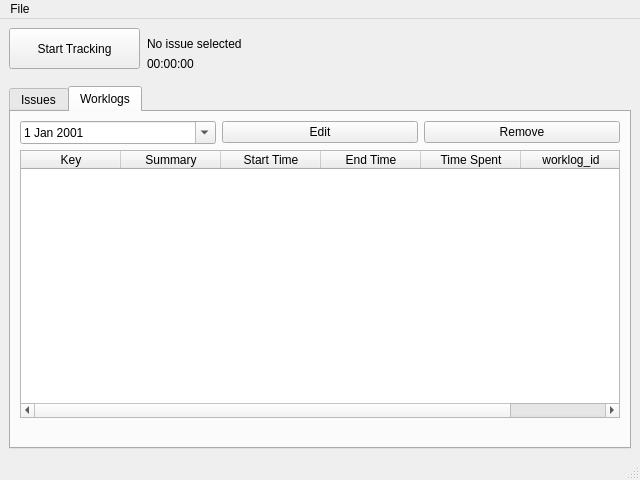
<?xml version="1.0" encoding="UTF-8"?>
<ui version="4.0">
 <class>MainWindow</class>
 <widget class="QMainWindow" name="MainWindow">
  <property name="geometry">
   <rect>
    <x>0</x>
    <y>0</y>
    <width>640</width>
    <height>480</height>
   </rect>
  </property>
  <property name="minimumSize">
   <size>
    <width>640</width>
    <height>480</height>
   </size>
  </property>
  <property name="windowTitle">
   <string>Jira Time Tracker</string>
  </property>
  <property name="windowIcon">
   <iconset resource="pyjtt_icons.qrc">
    <normaloff>:/icons/set1/icons/set1/clock.ico</normaloff>:/icons/set1/icons/set1/clock.ico</iconset>
  </property>
  <property name="animated">
   <bool>false</bool>
  </property>
  <property name="tabShape">
   <enum>QTabWidget::Rounded</enum>
  </property>
  <widget class="QWidget" name="centralwidget">
   <layout class="QGridLayout" name="gridLayout">
    <item row="1" column="0">
     <widget class="QTabWidget" name="tabWidget">
      <property name="currentIndex">
       <number>1</number>
      </property>
      <widget class="QWidget" name="tabIssues">
       <attribute name="title">
        <string>Issues</string>
       </attribute>
       <layout class="QGridLayout" name="gridLayout_3">
        <item row="0" column="0">
         <widget class="QLineEdit" name="lineIssueKey">
          <property name="text">
           <string/>
          </property>
          <property name="placeholderText">
           <string>Enter issue key...</string>
          </property>
         </widget>
        </item>
        <item row="0" column="1">
         <widget class="QPushButton" name="FindIssue">
          <property name="text">
           <string>Find</string>
          </property>
          <property name="flat">
           <bool>false</bool>
          </property>
         </widget>
        </item>
        <item row="1" column="0" colspan="2">
         <widget class="QTableWidget" name="tableIssues">
          <property name="frameShape">
           <enum>QFrame::StyledPanel</enum>
          </property>
          <property name="frameShadow">
           <enum>QFrame::Plain</enum>
          </property>
          <property name="editTriggers">
           <set>QAbstractItemView::NoEditTriggers</set>
          </property>
          <property name="alternatingRowColors">
           <bool>true</bool>
          </property>
          <property name="selectionMode">
           <enum>QAbstractItemView::SingleSelection</enum>
          </property>
          <property name="selectionBehavior">
           <enum>QAbstractItemView::SelectRows</enum>
          </property>
          <property name="sortingEnabled">
           <bool>true</bool>
          </property>
          <property name="wordWrap">
           <bool>true</bool>
          </property>
          <attribute name="horizontalHeaderDefaultSectionSize">
           <number>100</number>
          </attribute>
          <attribute name="horizontalHeaderMinimumSectionSize">
           <number>30</number>
          </attribute>
          <attribute name="verticalHeaderVisible">
           <bool>false</bool>
          </attribute>
          <attribute name="verticalHeaderDefaultSectionSize">
           <number>22</number>
          </attribute>
          <attribute name="verticalHeaderMinimumSectionSize">
           <number>17</number>
          </attribute>
          <attribute name="verticalHeaderStretchLastSection">
           <bool>false</bool>
          </attribute>
          <column>
           <property name="text">
            <string>Key</string>
           </property>
          </column>
          <column>
           <property name="text">
            <string>Summary</string>
           </property>
          </column>
         </widget>
        </item>
       </layout>
      </widget>
      <widget class="QWidget" name="tabWorklogs">
       <attribute name="title">
        <string>Worklogs</string>
       </attribute>
       <layout class="QGridLayout" name="gridLayout_2">
        <item row="0" column="0">
         <widget class="QDateEdit" name="dateDayWorklogEdit">
          <property name="calendarPopup">
           <bool>true</bool>
          </property>
          <property name="date">
           <date>
            <year>2001</year>
            <month>1</month>
            <day>1</day>
           </date>
          </property>
         </widget>
        </item>
        <item row="0" column="1">
         <widget class="QPushButton" name="editWorklog">
          <property name="text">
           <string>Edit</string>
          </property>
         </widget>
        </item>
        <item row="0" column="2">
         <widget class="QPushButton" name="removeWorklog">
          <property name="text">
           <string>Remove</string>
          </property>
         </widget>
        </item>
        <item row="1" column="0" colspan="3">
         <widget class="QTableWidget" name="tableDayWorklog">
          <property name="frameShape">
           <enum>QFrame::StyledPanel</enum>
          </property>
          <property name="editTriggers">
           <set>QAbstractItemView::NoEditTriggers</set>
          </property>
          <property name="alternatingRowColors">
           <bool>true</bool>
          </property>
          <property name="selectionMode">
           <enum>QAbstractItemView::SingleSelection</enum>
          </property>
          <property name="selectionBehavior">
           <enum>QAbstractItemView::SelectRows</enum>
          </property>
          <property name="sortingEnabled">
           <bool>true</bool>
          </property>
          <attribute name="verticalHeaderVisible">
           <bool>false</bool>
          </attribute>
          <attribute name="verticalHeaderDefaultSectionSize">
           <number>22</number>
          </attribute>
          <column>
           <property name="text">
            <string>Key</string>
           </property>
          </column>
          <column>
           <property name="text">
            <string>Summary</string>
           </property>
          </column>
          <column>
           <property name="text">
            <string>Start Time</string>
           </property>
          </column>
          <column>
           <property name="text">
            <string>End Time</string>
           </property>
          </column>
          <column>
           <property name="text">
            <string>Time Spent</string>
           </property>
          </column>
          <column>
           <property name="text">
            <string>worklog_id</string>
           </property>
          </column>
         </widget>
        </item>
        <item row="2" column="0" colspan="3">
         <widget class="QLabel" name="labelDaySummary">
          <property name="text">
           <string/>
          </property>
          <property name="alignment">
           <set>Qt::AlignRight|Qt::AlignTrailing|Qt::AlignVCenter</set>
          </property>
         </widget>
        </item>
       </layout>
      </widget>
     </widget>
    </item>
    <item row="0" column="0">
     <layout class="QFormLayout" name="formLayout">
      <property name="sizeConstraint">
       <enum>QLayout::SetDefaultConstraint</enum>
      </property>
      <property name="fieldGrowthPolicy">
       <enum>QFormLayout::FieldsStayAtSizeHint</enum>
      </property>
      <item row="0" column="1">
       <widget class="QWidget" name="widgetOnlineTracking" native="true">
        <layout class="QVBoxLayout" name="verticalLayout" stretch="0,0">
         <property name="sizeConstraint">
          <enum>QLayout::SetDefaultConstraint</enum>
         </property>
         <property name="leftMargin">
          <number>1</number>
         </property>
         <item>
          <widget class="QLabel" name="labelSelectedIssue">
           <property name="sizePolicy">
            <sizepolicy hsizetype="Preferred" vsizetype="Preferred">
             <horstretch>0</horstretch>
             <verstretch>0</verstretch>
            </sizepolicy>
           </property>
           <property name="acceptDrops">
            <bool>false</bool>
           </property>
           <property name="text">
            <string>No issue selected</string>
           </property>
           <property name="scaledContents">
            <bool>false</bool>
           </property>
           <property name="margin">
            <number>0</number>
           </property>
           <property name="indent">
            <number>-1</number>
           </property>
           <property name="textInteractionFlags">
            <set>Qt::TextSelectableByMouse</set>
           </property>
          </widget>
         </item>
         <item>
          <widget class="QLabel" name="labelTimeSpent">
           <property name="text">
            <string>00:00:00</string>
           </property>
          </widget>
         </item>
        </layout>
       </widget>
      </item>
      <item row="0" column="0">
       <widget class="QPushButton" name="startStopTracking">
        <property name="minimumSize">
         <size>
          <width>131</width>
          <height>41</height>
         </size>
        </property>
        <property name="text">
         <string>Start Tracking</string>
        </property>
        <property name="icon">
         <iconset resource="pyjtt_icons.qrc">
          <normaloff>:/icons/set2/icons/set2/start.ico</normaloff>:/icons/set2/icons/set2/start.ico</iconset>
        </property>
        <property name="iconSize">
         <size>
          <width>32</width>
          <height>32</height>
         </size>
        </property>
        <property name="checkable">
         <bool>true</bool>
        </property>
       </widget>
      </item>
     </layout>
    </item>
   </layout>
  </widget>
  <widget class="QMenuBar" name="menubar">
   <property name="geometry">
    <rect>
     <x>0</x>
     <y>0</y>
     <width>640</width>
     <height>19</height>
    </rect>
   </property>
   <widget class="QMenu" name="menuFile">
    <property name="title">
     <string>File</string>
    </property>
    <addaction name="actionReresh_issue"/>
    <addaction name="actionFull_refresh"/>
    <addaction name="separator"/>
    <addaction name="actionExit"/>
   </widget>
   <addaction name="menuFile"/>
  </widget>
  <widget class="QStatusBar" name="statusbar"/>
  <action name="actionReresh_issue">
   <property name="text">
    <string>Reresh issue</string>
   </property>
  </action>
  <action name="actionFull_refresh">
   <property name="text">
    <string>Full refresh</string>
   </property>
  </action>
  <action name="actionExit">
   <property name="text">
    <string>Exit</string>
   </property>
  </action>
  <action name="actionRefresh">
   <property name="text">
    <string>refresh!</string>
   </property>
  </action>
  <action name="actionAbout">
   <property name="text">
    <string>About</string>
   </property>
  </action>
 </widget>
 <tabstops>
  <tabstop>tabWidget</tabstop>
  <tabstop>dateDayWorklogEdit</tabstop>
  <tabstop>tableDayWorklog</tabstop>
  <tabstop>editWorklog</tabstop>
  <tabstop>removeWorklog</tabstop>
  <tabstop>lineIssueKey</tabstop>
  <tabstop>FindIssue</tabstop>
 </tabstops>
 <resources>
  <include location="pyjtt_icons.qrc"/>
 </resources>
 <connections>
  <connection>
   <sender>lineIssueKey</sender>
   <signal>returnPressed()</signal>
   <receiver>FindIssue</receiver>
   <slot>click()</slot>
   <hints>
    <hint type="sourcelabel">
     <x>527</x>
     <y>123</y>
    </hint>
    <hint type="destinationlabel">
     <x>619</x>
     <y>146</y>
    </hint>
   </hints>
  </connection>
 </connections>
</ui>
